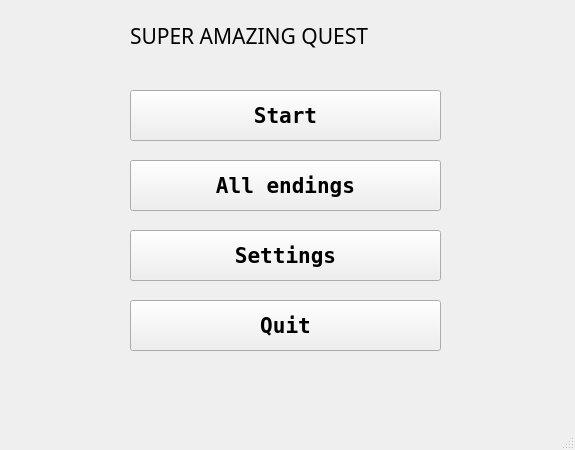
<?xml version="1.0" encoding="UTF-8"?>
<ui version="4.0">
 <class>MainWindow</class>
 <widget class="QMainWindow" name="MainWindow">
  <property name="geometry">
   <rect>
    <x>0</x>
    <y>0</y>
    <width>575</width>
    <height>450</height>
   </rect>
  </property>
  <property name="windowTitle">
   <string>MainWindow</string>
  </property>
  <widget class="QWidget" name="centralwidget">
   <widget class="QLabel" name="label">
    <property name="geometry">
     <rect>
      <x>130</x>
      <y>10</y>
      <width>341</width>
      <height>51</height>
     </rect>
    </property>
    <property name="font">
     <font>
      <family>Ravie</family>
      <pointsize>16</pointsize>
      <weight>50</weight>
      <italic>false</italic>
      <bold>false</bold>
      <underline>false</underline>
      <strikeout>false</strikeout>
     </font>
    </property>
    <property name="text">
     <string>SUPER AMAZING QUEST</string>
    </property>
   </widget>
   <widget class="QPushButton" name="btn_start">
    <property name="geometry">
     <rect>
      <x>130</x>
      <y>90</y>
      <width>311</width>
      <height>51</height>
     </rect>
    </property>
    <property name="font">
     <font>
      <family>NSimSun</family>
      <pointsize>16</pointsize>
      <weight>75</weight>
      <bold>true</bold>
     </font>
    </property>
    <property name="text">
     <string>Start</string>
    </property>
   </widget>
   <widget class="QPushButton" name="btn_endings">
    <property name="geometry">
     <rect>
      <x>130</x>
      <y>160</y>
      <width>311</width>
      <height>51</height>
     </rect>
    </property>
    <property name="font">
     <font>
      <family>NSimSun</family>
      <pointsize>16</pointsize>
      <weight>75</weight>
      <bold>true</bold>
     </font>
    </property>
    <property name="text">
     <string>All endings</string>
    </property>
   </widget>
   <widget class="QPushButton" name="btn_settings">
    <property name="geometry">
     <rect>
      <x>130</x>
      <y>230</y>
      <width>311</width>
      <height>51</height>
     </rect>
    </property>
    <property name="font">
     <font>
      <family>NSimSun</family>
      <pointsize>16</pointsize>
      <weight>75</weight>
      <bold>true</bold>
     </font>
    </property>
    <property name="text">
     <string>Settings</string>
    </property>
   </widget>
   <widget class="QPushButton" name="btn_quit">
    <property name="geometry">
     <rect>
      <x>130</x>
      <y>300</y>
      <width>311</width>
      <height>51</height>
     </rect>
    </property>
    <property name="font">
     <font>
      <family>NSimSun</family>
      <pointsize>16</pointsize>
      <weight>75</weight>
      <bold>true</bold>
     </font>
    </property>
    <property name="text">
     <string>Quit</string>
    </property>
   </widget>
  </widget>
  <widget class="QMenuBar" name="menubar">
   <property name="geometry">
    <rect>
     <x>0</x>
     <y>0</y>
     <width>575</width>
     <height>21</height>
    </rect>
   </property>
  </widget>
  <widget class="QStatusBar" name="statusbar"/>
 </widget>
 <resources/>
 <connections/>
</ui>
